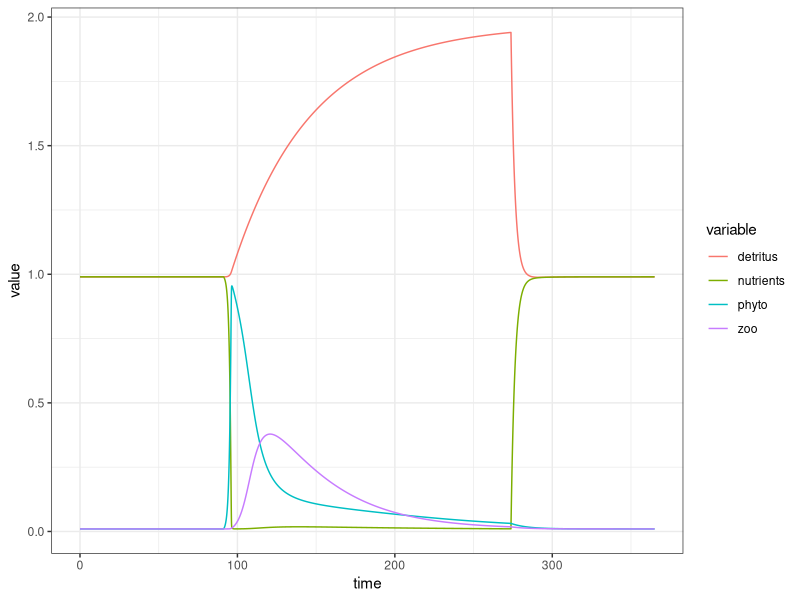

This figure's R source:
# Libraries --------------------------------------------------------------

library(dplyr)
library(ggplot2)
library(tidyr)

# Functions --------------------------------------------------------------

y <- function(t) {
  sin(((2 * pi * t) / T_period) - (pi / 2))
}

theta <- function(y) {
  y > 0
}

A_mix <- function(t) {
  theta(-y(t)) * a
}

growth_rate <- function(t, vars) {
  r * theta(y(t)) * (vars$nutrients**2 / (alpha**2 + vars$nutrients**2))
}

grazing <- function(t, vars) {
  g * theta(y(t)) * (1 - exp(-I * vars$phyto**2))
}

nutrients <- function(t, vars) {
  -vars$R * vars$phyto +
    vars$L_ZN * (vars$zoo - Z_0) +
    vars$L_PN * (vars$phyto - P_0) +
    L_D * vars$detritus +
    A_mix(t) * (vars$detritus - vars$nutrients) +
    SN_ext
}

zoo <- function(t, vars) {
  vars$G * vars$zoo - vars$L_Z * (vars$zoo - Z_0)
}

phyto <- function(t, vars) {
  vars$R * vars$phyto - vars$L_P * (vars$phyto - P_0) - vars$G * vars$zoo
}

detritus <- function(t, vars) {
  vars$L_ZD * (vars$zoo - Z_0) +
  vars$L_PD * (vars$phyto - P_0) -
  L_D * vars$detritus - A_mix(t) * (vars$detritus - vars$nutrients) + SD_ext
}

L_PN <- function(t) {
  theta(y(t)) * eta + theta(-y(t)) * lambda
}

L_PD <- function(t) {
  theta(y(t)) * delta + theta(-y(t)) * lambda
}

L_ZN <- function(t, vars) {
  theta(y(t)) * nu + theta(-y(t)) * gamma
}

L_ZD <- function(t, vars) {
  theta(y(t)) * sigma + theta(-y(t)) * gamma
}

# Model parameters -------------------------------------------------------

t_0 <- 0
t_f <- 365
dt <- 0.05

time_seq <- seq(t_0, t_f, dt)

# Constants --------------------------------------------------------------

T_period <- 365
r <- 1
alpha <- 0.1
I <- 1.2
g <- 0.5
a <- 0.2

gamma <- 0.05
delta <- 0.02
eta <- 0.01
lambda <- 0.05
nu <- 0.01
sigma <- 0.02

Z_0 <- 0.01
P_0 <- 0.01

L_D <- 0

SN_ext <- 0
SD_ext <- 0

# Initialize tracked variables -------------------------------------------
zeros <- rep(0, length(time_seq))

vars <- data.frame(
  "time" = seq(t_0, t_f, dt),
  "y" = zeros,
  "theta" = zeros,
  "R" = zeros,
  "G" = zeros,
  "L_PN" = zeros,
  "L_PD" = zeros,
  "L_ZN" = zeros,
  "L_ZD" = zeros,
  "L_Z" = zeros,
  "L_D" = zeros,
  "L_P" = zeros,
  "nutrients" = zeros,
  "zoo" = zeros,
  "phyto" = zeros,
  "detritus" = zeros
)

vars$nutrients[1] <- 0.99
vars$zoo[1] <- Z_0
vars$phyto[1] <- P_0
vars$detritus[1] <- 0.99

# Main model loop --------------------------------------------------------

for (i in 2:length(time_seq)) {
  t <- vars$time[i]
  vars_before <- vars[i - 1, ]

  vars$theta[i] <- theta(y(t))
  vars$R[i] <- growth_rate(t, vars_before)
  vars$G[i] <- grazing(t, vars_before)

  vars$L_PN[i] <- L_PN(t)
  vars$L_PD[i] <- L_PD(t)
  vars$L_ZN[i] <- L_ZN(t)
  vars$L_ZD[i] <- L_ZD(t)

  vars$L_Z[i] <- vars$L_ZN[i] + vars$L_ZD[i]
  vars$L_P[i] <- vars$L_PN[i] + vars$L_PD[i]

  dNdt <- nutrients(t, vars_before)
  dZdt <- zoo(t, vars_before)
  dPdt <- phyto(t, vars_before)
  dDdt <- detritus(t, vars_before)

  # dNdt <- 0
  # dZdt <- 0
  # dPdt <- 0
  # dDdt <- 0

  vars$nutrients[i] <- max(vars$nutrients[i - 1] + dNdt * dt, 0)
  vars$zoo[i] <- max(vars$zoo[i - 1] + dZdt * dt, 0)
  vars$phyto[i] <- max(vars$phyto[i - 1] + dPdt * dt, 0)
  vars$detritus[i] <- max(vars$detritus[i - 1] + dDdt * dt, 0)
}

# Plot results -----------------------------------------------------------

# par(mfrow = c(3, 2))

# plot(vars$time, vars$theta, type = "l", col = "black")
# plot(vars$time, vars$R, type = "l", col = "black")
# plot(vars$time, vars$G, type = "l", col = "black")

# plot(vars$time, vars$nutrients, type = "l", col = "red", ylim = c(0, 2))
# plot(vars$time, vars$zoo, type = "l", col = "blue")
# plot(vars$time, vars$phyto, type = "l", col = "green")
# plot(vars$time, vars$detritus, type = "l", col = "yellow")

# plot(vars$time, vars$L_Z, type = "l")
# plot(vars$time, vars$L_P, type = "l")

vars |>
  select(time, nutrients, zoo, phyto, detritus) |>
  pivot_longer(nutrients:detritus, names_to = "variable", values_to = "value") |>
  ggplot(aes(x = time, y = value, color = variable)) +
  geom_line() +
  theme_bw()

# plot(vars$time, vars$L_PN, type = "l")
# lines(vars$time, vars$L_PD, type = "l")
# lines(vars$time, vars$L_ZN, type = "l")
# lines(vars$time, vars$L_ZD, type = "l")
